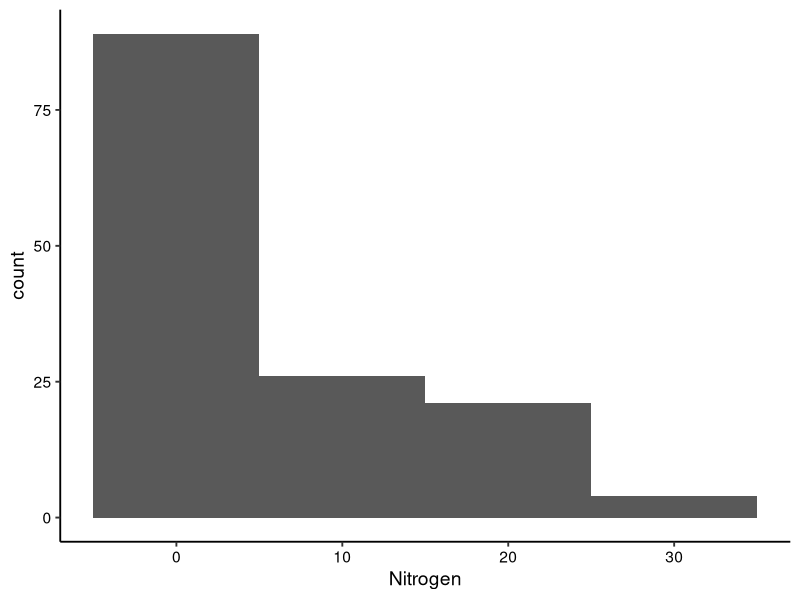
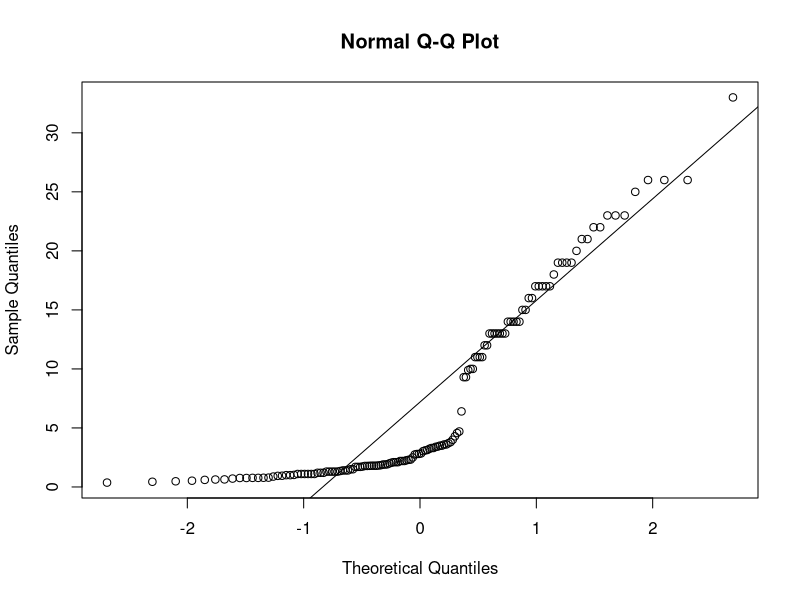
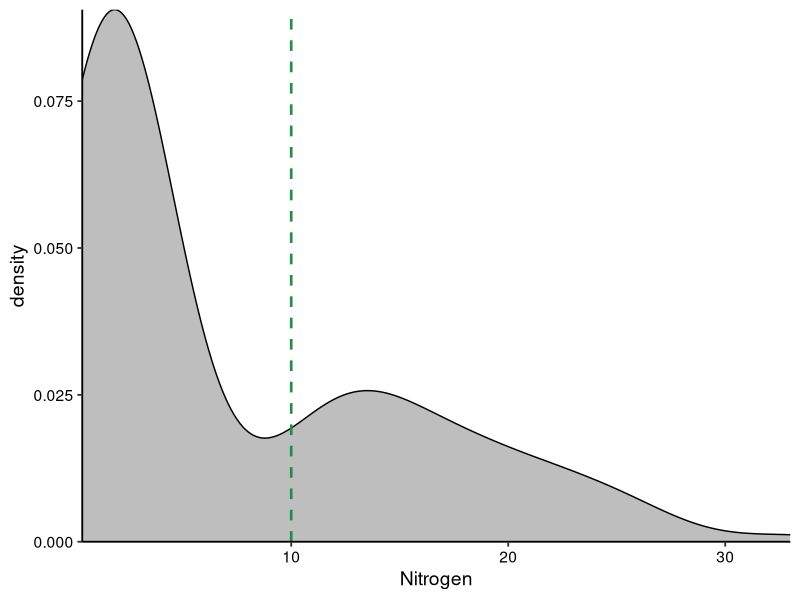
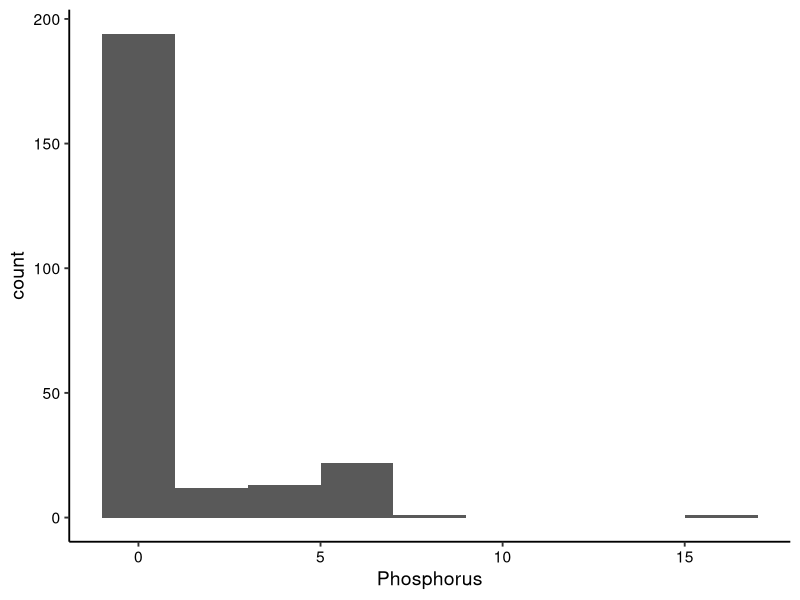
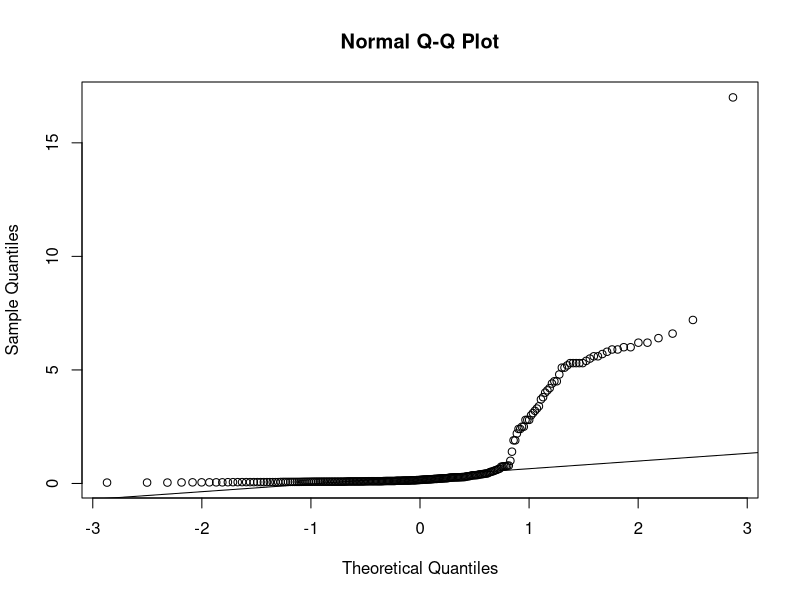
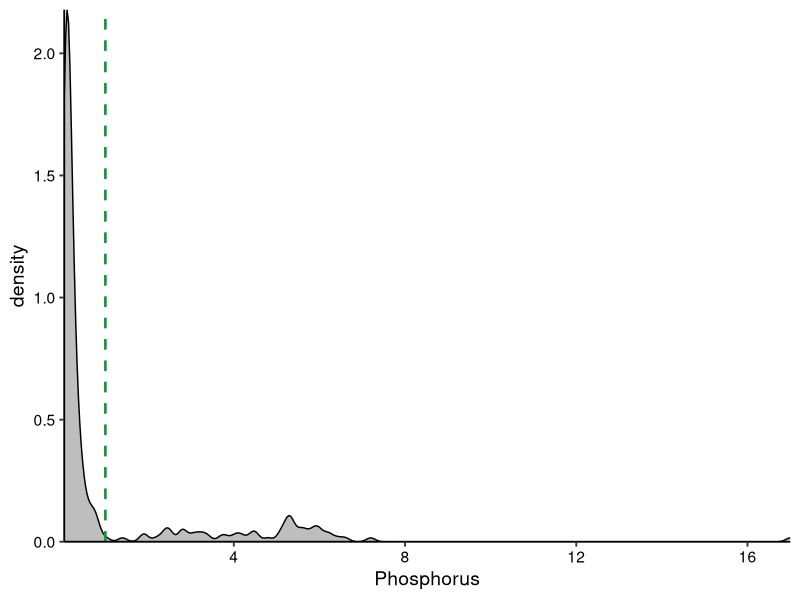
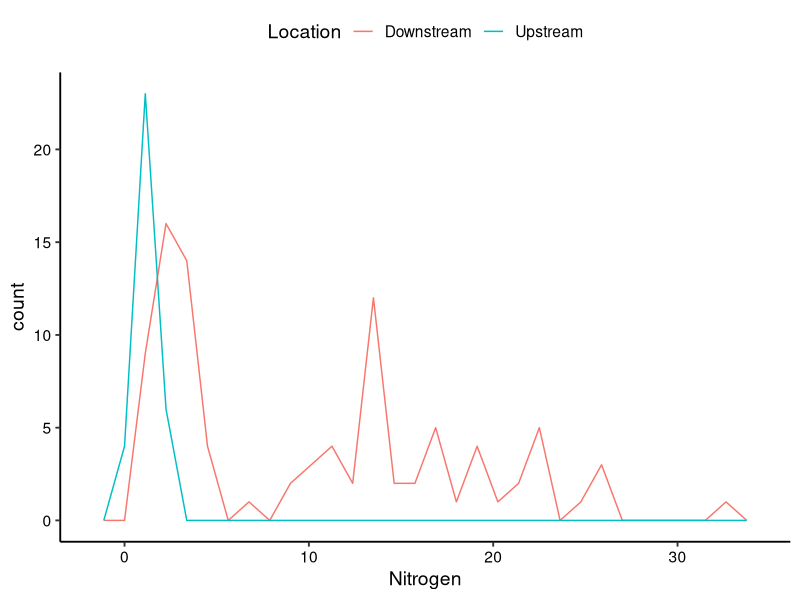
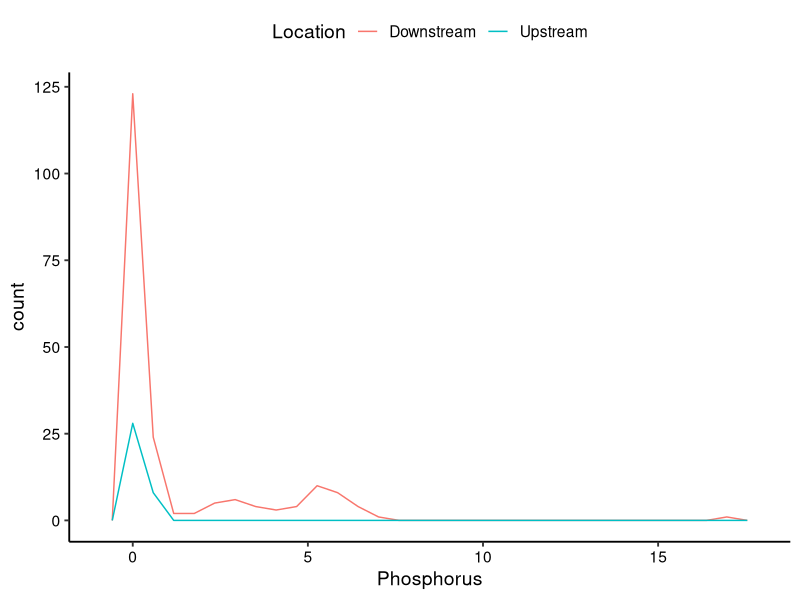

Recreate these plots in R, in order. (Note: this script raises an error after producing the figures.)
## ---- chunk 1
knitr::opts_chunk$set(echo = TRUE)
## ---- chunk 2
# Set your working directory

setwd("/Users/rmlandman/Desktop/Data Analytics/Environmental_Data_Analytics_2020/Project/EDA_2020_Project")
getwd()

# Load your packages


library(plyr)
library(tidyverse)
library(ggplot2)
library(lubridate)
library(viridis)
library(RColorBrewer)
library(cowplot)

# Set your ggplot theme

mytheme <- theme_classic(base_size = 14) +
  theme(axis.text = element_text(color = "black"), 
        legend.position = "top")

theme_set(mytheme)

# Load your datasets

EC_Flow.Nutrients_Wide <-
  read.csv("./Data/Processed/EC_Flow.Nutrients_Wide_Processed.csv")

Club.Gorman_Flow.Nutrients_Wide <-
  read.csv("./Data/Processed/ClubGorman_Flow.Nutrients_Wide_Processed.csv")

Club.Gorman_Flow_Long <- read.csv("./Data/Processed/ClubGorman_USGSDischarge_Long.csv")

Club.Gorman_Flow_Wide <- read.csv("./Data/Processed/ClubGorman_USGSDischarge_Wide.csv")

Club.Gorman_Flow.Nutrients_Long <-
  read.csv("./Data/Processed/ClubGorman_Flow.Nutrients_Long_Processed.csv")
## ---- chunk 3
Club.Gorman_Flow.Nutrients_Wide$Date <- 
  as.Date(Club.Gorman_Flow.Nutrients_Wide$Date, format = "%Y-%m-%d")
class(Club.Gorman_Flow.Nutrients_Wide$Date)

Club.Gorman_Flow_Wide$Date <- 
  as.Date(Club.Gorman_Flow_Wide$Date, format = "%Y-%m-%d")
class(Club.Gorman_Flow_Wide$Date)

Club.Gorman_Flow_Long$Date <- 
  as.Date(Club.Gorman_Flow_Long$Date, format = "%Y-%m-%d")
class(Club.Gorman_Flow_Long$Date)

EC_Flow.Nutrients_Wide$Date <- 
  as.Date(EC_Flow.Nutrients_Wide$Date, format = "%Y-%m-%d")
class(EC_Flow.Nutrients_Wide$Date)

Club.Gorman_Flow.Nutrients_Long$Date <-
  as.Date(Club.Gorman_Flow.Nutrients_Long$Date, format = "%Y-%m-%d")
class(Club.Gorman_Flow.Nutrients_Long$Date)


## ---- chunk 4

Club.Gorman_Flow.Nutrients_Wide$site_no <- 
  as.character(Club.Gorman_Flow.Nutrients_Wide$site_no)
class(Club.Gorman_Flow.Nutrients_Wide$site_no)

Club.Gorman_Flow_Wide$site_no.x <- 
  as.character(Club.Gorman_Flow_Wide$site_no.x)
class(Club.Gorman_Flow_Wide$site_no.x)

Club.Gorman_Flow_Wide$site_no.y <- 
  as.character(Club.Gorman_Flow_Wide$site_no.y)
class(Club.Gorman_Flow_Wide$site_no.y)

Club.Gorman_Flow_Long$site_no <- 
  as.character(Club.Gorman_Flow_Long$site_no, format)
class(Club.Gorman_Flow_Long$site_no)

EC_Flow.Nutrients_Wide$site_no <- 
  as.character(EC_Flow.Nutrients_Wide$site_no)
class(EC_Flow.Nutrients_Wide$site_no)

EC_Flow.Nutrients_Wide$site_no.x <- 
  as.character(EC_Flow.Nutrients_Wide$site_no.x)
class(EC_Flow.Nutrients_Wide$site_no.x)

EC_Flow.Nutrients_Wide$site_no.y <- 
  as.character(EC_Flow.Nutrients_Wide$site_no.y)
class(EC_Flow.Nutrients_Wide$site_no.y)

## ---- chunk 5
#Is there a difference between upstream and downstream nutrient levels? 
### continuous response (N or P)
### categorical explanatory
## ---- chunk 6
summary(EC_Flow.Nutrients_Wide$Nitrogen)

# Evaluate assumption of normal distribution 
shapiro.test((EC_Flow.Nutrients_Wide$Nitrogen))

### shapiro wilke test the null hypothesis is that the data are a normal distribution 
### p value <0.05 shows we reject null and data is not normally distributed
######## "not well approximated by a normal distribution"

ggplot(EC_Flow.Nutrients_Wide, aes(x = Nitrogen)) +
  geom_histogram(binwidth = 10) 

### histogram shows data is not very rightly skewed 

qqnorm(EC_Flow.Nutrients_Wide$Nitrogen); qqline(EC_Flow.Nutrients_Wide$Nitrogen)
## some samples are higher than normal and some are lower

N.onesample <- t.test(EC_Flow.Nutrients_Wide$Nitrogen, mu = 10, alternative = "less")
N.onesample

# Null hypothesis is that mean = 10, alternative is mean is less than 10
# p value >0.05 so we can reject the null the mean =10

# plot 

N.plot <- ggplot(EC_Flow.Nutrients_Wide, aes(x = Nitrogen)) +
  #geom_density(stat = "count", fill = "gray") + #<-shows count so it's more jagged
  geom_density(fill = "gray") +
  geom_vline(xintercept = 10, color = "#238b45", lty = 2, size = 0.9) +
  scale_x_continuous(expand = c(0, 0)) + scale_y_continuous(expand = c(0, 0))
print(N.plot)


## ---- chunk 7
summary(EC_Flow.Nutrients_Wide$Phosphorus)

# Evaluate assumption of normal distribution 
shapiro.test((EC_Flow.Nutrients_Wide$Phosphorus))

### shapiro wilke test the null hypothesis is that the data are a normal distribution 
### p value <0.05 shows we reject null and data is not normally distributed
######## "not well approximated by a normal distribution"

ggplot(EC_Flow.Nutrients_Wide, aes(x = Phosphorus)) +
  geom_histogram(binwidth = 2) 

### histogram shows data is not very rightly skewed 

qqnorm(EC_Flow.Nutrients_Wide$Phosphorus); qqline(EC_Flow.Nutrients_Wide$Phosphorus)
## samples are higher than normal distribution

P.onesample <- t.test(EC_Flow.Nutrients_Wide$Phosphorus, mu = 1, alternative = "less")
P.onesample

# Null hypothesis is that mean = 1, alternative is mean is less than 1
# p value <0.05 so we can reject the null the mean = 1

# plot 

P.plot <- ggplot(EC_Flow.Nutrients_Wide, aes(x = Phosphorus)) +
  #geom_density(stat = "count", fill = "gray") + #<-shows count so it's more jagged
  geom_density(fill = "gray") +
  geom_vline(xintercept = 1, color = "#238b45", lty = 2, size = 0.9) +
  scale_x_continuous(expand = c(0, 0)) + scale_y_continuous(expand = c(0, 0))
print(P.plot)


## ---- chunk 8
shapiro.test(Club.Gorman_Flow.Nutrients_Wide$Nitrogen[Club.Gorman_Flow.Nutrients_Wide$Location == "Upstream"])
shapiro.test(Club.Gorman_Flow.Nutrients_Wide$Nitrogen[Club.Gorman_Flow.Nutrients_Wide$Location == "Downstream"])
var.test(Club.Gorman_Flow.Nutrients_Wide$Nitrogen ~ Club.Gorman_Flow.Nutrients_Wide$Location)

### "var.test" test variance 
### asks are the variances eqaul - what is the diff between variances 
### results: variances are significantly different 
### results: violate assumption of normality and equal variance

ggplot(Club.Gorman_Flow.Nutrients_Wide, aes(x = Nitrogen, color = Location)) +
  geom_freqpoly()


N.twosample <- t.test(Club.Gorman_Flow.Nutrients_Wide$Nitrogen ~ Club.Gorman_Flow.Nutrients_Wide$Location)
N.twosample

## ---- chunk 9
shapiro.test(Club.Gorman_Flow.Nutrients_Wide$Phosphorus[Club.Gorman_Flow.Nutrients_Wide$Location == "Upstream"])
shapiro.test(Club.Gorman_Flow.Nutrients_Wide$Phosphorus[Club.Gorman_Flow.Nutrients_Wide$Location == "Downstream"])
var.test(Club.Gorman_Flow.Nutrients_Wide$Phosphorus ~ Club.Gorman_Flow.Nutrients_Wide$Location)

### "var.test" test variance 
### asks are the variances eqaul - what is the diff between variances 
### results: variances are significantly different 
### results: violate assumption of normality and equal variance

ggplot(Club.Gorman_Flow.Nutrients_Wide, aes(x = Phosphorus, color = Location)) +
  geom_freqpoly()


P.twosample <- t.test(Club.Gorman_Flow.Nutrients_Wide$Phosphorus ~ Club.Gorman_Flow.Nutrients_Wide$Location)
P.twosample
## ---- chunk 10
N.onesample.wilcox <- wilcox.test(Club.Gorman_Flow.Nutrients_Wide$Nitrogen, mu = 10)
N.onesample.wilcox
N.twosample.wilcox <- wilcox.test(Club.Gorman_Flow.Nutrients_Wide$Nitrogen ~ Club.Gorman_Flow.Nutrients_Wide$Location)
N.twosample.wilcox
## ---- chunk 11
P.onesample.wilcox <- wilcox.test(Club.Gorman_Flow.Nutrients_Wide$Phosphorus, mu = 1)
P.onesample.wilcox
P.twosample.wilcox <- wilcox.test(Club.Gorman_Flow.Nutrients_Wide$Phosphorus ~ Club.Gorman_Flow.Nutrients_Wide$Location)
P.twosample.wilcox
## ---- chunk 12
NitrogenClub.regression <-lm(data = EC_Flow.Nutrients_Wide, Nitrogen ~ Discharge.C)
summary(NitrogenClub.regression)
## adj R squared says 1 % of variance is explained by depth 

cor.test(EC_Flow.Nutrients_Wide$Nitrogen, EC_Flow.Nutrients_Wide$Discharge.C)


NitrogenGorman.regression <-lm(data = EC_Flow.Nutrients_Wide, Nitrogen ~ Discharge.G)
summary(NitrogenGorman.regression)
## adj R squared says 1 % of variance is explained by depth 

cor.test(EC_Flow.Nutrients_Wide$Nitrogen, EC_Flow.Nutrients_Wide$Discharge.G)
## ---- chunk 13
logNitrogenClub.regression <-lm(data = EC_Flow.Nutrients_Wide, log(Nitrogen) ~ log(Discharge.C))
summary(logNitrogenClub.regression)
## EXPLAIN LOG LOG RELATIONSHIP 

logNitrogenGorman.regression <-lm(data = EC_Flow.Nutrients_Wide, log(Nitrogen) ~ log(Discharge.G))
summary(logNitrogenGorman.regression)
## adj R squared says 1 % of variance is explained by depth 

## ---- chunk 14
PhosphorusClub.regression <-lm(data = EC_Flow.Nutrients_Wide, Phosphorus ~ Discharge.C)
summary(PhosphorusClub.regression)
## adj R squared says 8 % of variance is explained by depth 
## significant relationship p < 0.001

cor.test(EC_Flow.Nutrients_Wide$Phosphorus, EC_Flow.Nutrients_Wide$Discharge.C)


PhosphorusGorman.regression <-lm(data = EC_Flow.Nutrients_Wide, Phosphorus ~ Discharge.G)
summary(PhosphorusGorman.regression)
## adj R squared says 9 % of variance is explained by depth
## significant relationship p < 0.001

cor.test(EC_Flow.Nutrients_Wide$Phosphorus, EC_Flow.Nutrients_Wide$Discharge.G)
## ---- chunk 15
logPhosphorusClub.regression <-lm(data = EC_Flow.Nutrients_Wide, log(Phosphorus) ~ log(Discharge.C))
summary(logPhosphorusClub.regression)
## adj R squared says 8 % of variance is explained by depth 
## significant relationship p < 0.001


logPhosphorusGorman.regression <-lm(data = EC_Flow.Nutrients_Wide, log(Phosphorus) ~ log(Discharge.G))
summary(logPhosphorusGorman.regression)
## adj R squared says 9 % of variance is explained by depth
## significant relationship p < 0.001

## ---- chunk 16
Nitrogen_Discharge <- 
  ggplot(EC_Flow.Nutrients_Wide, aes (x=Discharge.G, y = Nitrogen))+
  geom_point()+
  geom_smooth(method=lm)+
  ylim(0,10)
print(Nitrogen_Discharge)

#log discharge 
Nitrogen_logDischarge <- 
  ggplot(EC_Flow.Nutrients_Wide, aes (x=log(Discharge.G), y = Nitrogen))+
  geom_point()+
  geom_smooth(method=lm)+
  ylim(0,10)
print(Nitrogen_logDischarge)

#log both 
logNitrogen_logDischarge <- 
  ggplot(EC_Flow.Nutrients_Wide, aes (x=log(Discharge.G), y = log(Nitrogen)))+
  geom_point()+
  geom_smooth(method=lm)+
  ylim(0,10)
print(logNitrogen_logDischarge)
## ---- chunk 17
Phosphorus_Discharge <- 
  ggplot(EC_Flow.Nutrients_Wide, aes (x=Discharge.G, y = Phosphorus))+
  geom_point()+
  geom_smooth(method=lm)+
  ylim(0,2.5)
print(Phosphorus_Discharge)

#log discharge 
Phosphorus_logDischarge <- 
  ggplot(EC_Flow.Nutrients_Wide, aes (x=log(Discharge.G), y = Phosphorus))+
  geom_point()+
  geom_smooth(method=lm)+
  ylim(0,10)
print(Phosphorus_logDischarge)

#log both 
logPhosphorus_logDischarge <- 
  ggplot(EC_Flow.Nutrients_Wide, aes (x=log(Discharge.G), y = log(Phosphorus)))+
  geom_point()+
  geom_smooth(method=lm)
print(logPhosphorus_logDischarge)
## ---- chunk 18
Nitrogen_Time <- 
  ggplot(EC_Flow.Nutrients_Wide, aes (x=Date, y = Nitrogen))+
  geom_point()+
  geom_smooth(method=lm)
print(Nitrogen_Time)

 Phosphorus_Time <- 
  ggplot(EC_Flow.Nutrients_Wide, aes (x=Date, y = Phosphorus))+
  geom_point()+
  geom_smooth(method=lm)
print(Phosphorus_Time)
## ---- chunk 19
Post2000Nutrients <- subset(EC_Flow.Nutrients_Wide, Date > "2000-01-01" & Date < "2020-12-31")

## ---- chunk 20
Nitrogen_Time2000 <- 
  ggplot(Post2000Nutrients, aes (x=Date, y = Nitrogen))+
  geom_point()+
  geom_smooth(method=lm)
print(Nitrogen_Time2000)

 Phosphorus_Time2000 <- 
  ggplot(Post2000Nutrients, aes (x=Date, y = Phosphorus))+
  geom_point()+
  geom_smooth(method=lm)
print(Phosphorus_Time2000)
## ---- chunk 21
EC_Nutrient_MonthSummary <- EC_Flow.Nutrients_Wide %>% 
  group_by(month) %>% 
  filter(!is.na(Nitrogen), !is.na(Phosphorus)) %>% 
  summarise(meanN = mean(Nitrogen),
            sdN = sd(Nitrogen),
            minN = min(Nitrogen),
            maxN = max(Nitrogen),
            meanP = mean(Phosphorus),
            sdP = sd(Phosphorus),
            minP = min(Phosphorus),
            maxP = max(Phosphorus))

summarise(EC_Flow.Nutrients_Wide, meanN=mean(Nitrogen))

ggplot(EC_Nutrient_MonthSummary)+
  geom_point(aes(y = meanN, x=month))

ggplot(EC_Nutrient_MonthSummary)+
  geom_point(aes(y = meanP, x=month))

EC_Nutrient_YearSummary <- EC_Flow.Nutrients_Wide %>% 
  mutate(year = year(Date)) %>% 
  group_by(year) %>% 
  filter(!is.na(Mixed_N), !is.na(TP)) %>% 
  summarise(meanN = mean(Mixed_N),
            sdN = sd(Mixed_N),
            minN = min(Mixed_N),
            maxN = max(Mixed_N),
            meanP = mean(TP),
            sdP = sd(TP),
            minP = min(TP),
            maxP = max(TP))

ggplot(EC_Nutrient_YearSummary, aes(y = meanN, x=year))+
  geom_point()+
  geom_smooth(method=lm)

ggplot(EC_Nutrient_YearSummary, aes(y = meanP, x=year))+
  geom_point()+
  geom_smooth(method=lm)

## ---- chunk 22
Nitrogen_Discharge2000 <- 
  ggplot(Post2000Nutrients , aes (x=log(Discharge.C), y = Mixed_N))+
  geom_point()+
  geom_smooth(method=lm)+
  ylim(0,10)
print(Nitrogen_Discharge2000)

Nitrogen_Time2000 <- 
  ggplot(Post2000Nutrients, aes (x=Date, y = Mixed_N))+
  geom_point()+
  geom_smooth(method=lm)
print(Nitrogen_Time2000)
## ---- chunk 23
Phosphorus_Discharge2000 <- 
  ggplot(Post2000Nutrients, aes (x=log(Discharge.G), y = TP))+
  geom_point()+
  geom_smooth(method=lm)+
  ylim(0,2.5)
print(Phosphorus_Discharge2000)

Phosphorus_Time2000 <- 
  ggplot(Post2000Nutrients, aes (x=Date, y = TP))+
  geom_point()+
  geom_smooth(method=lm)
print(Phosphorus_Time2000)
